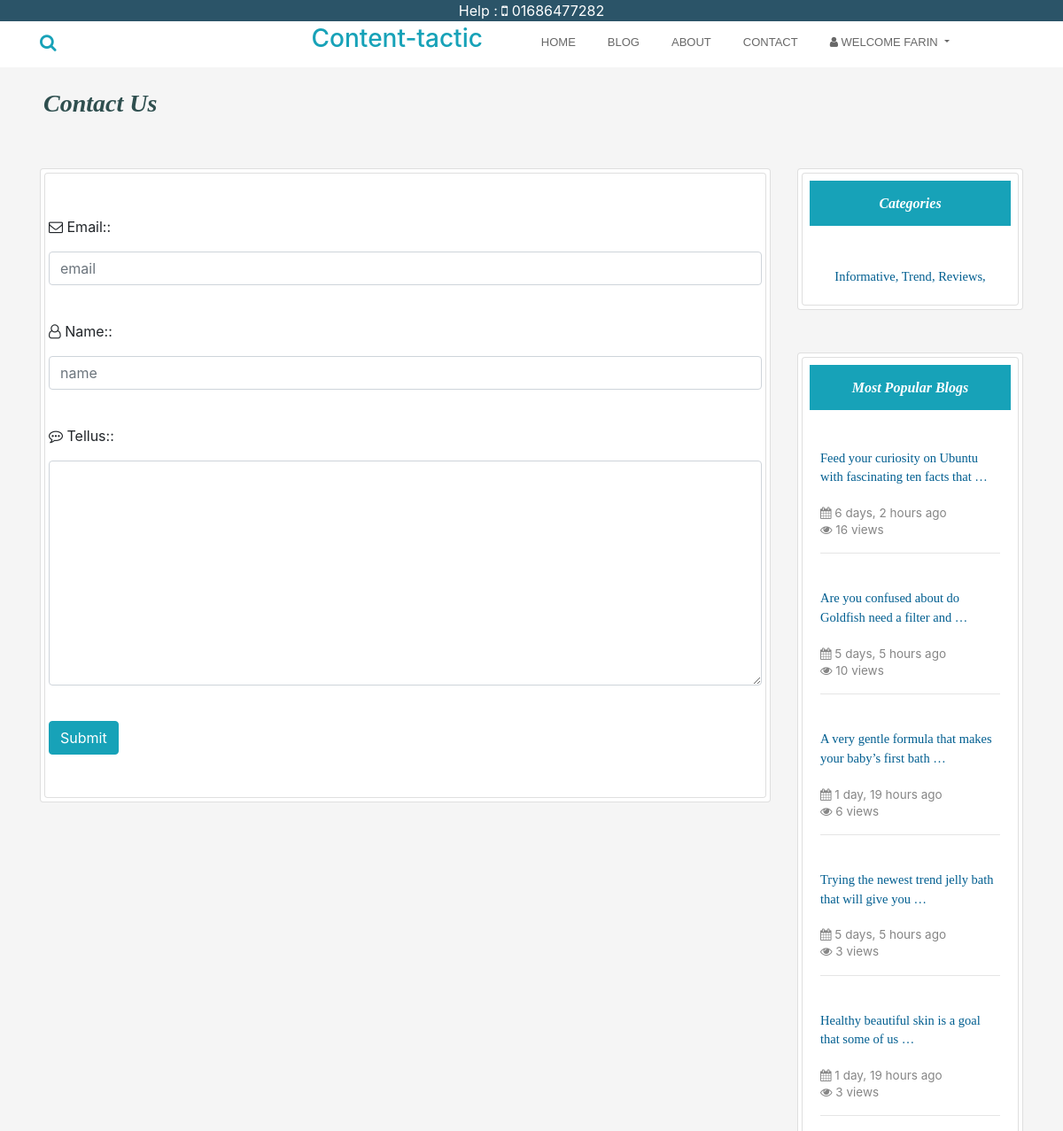
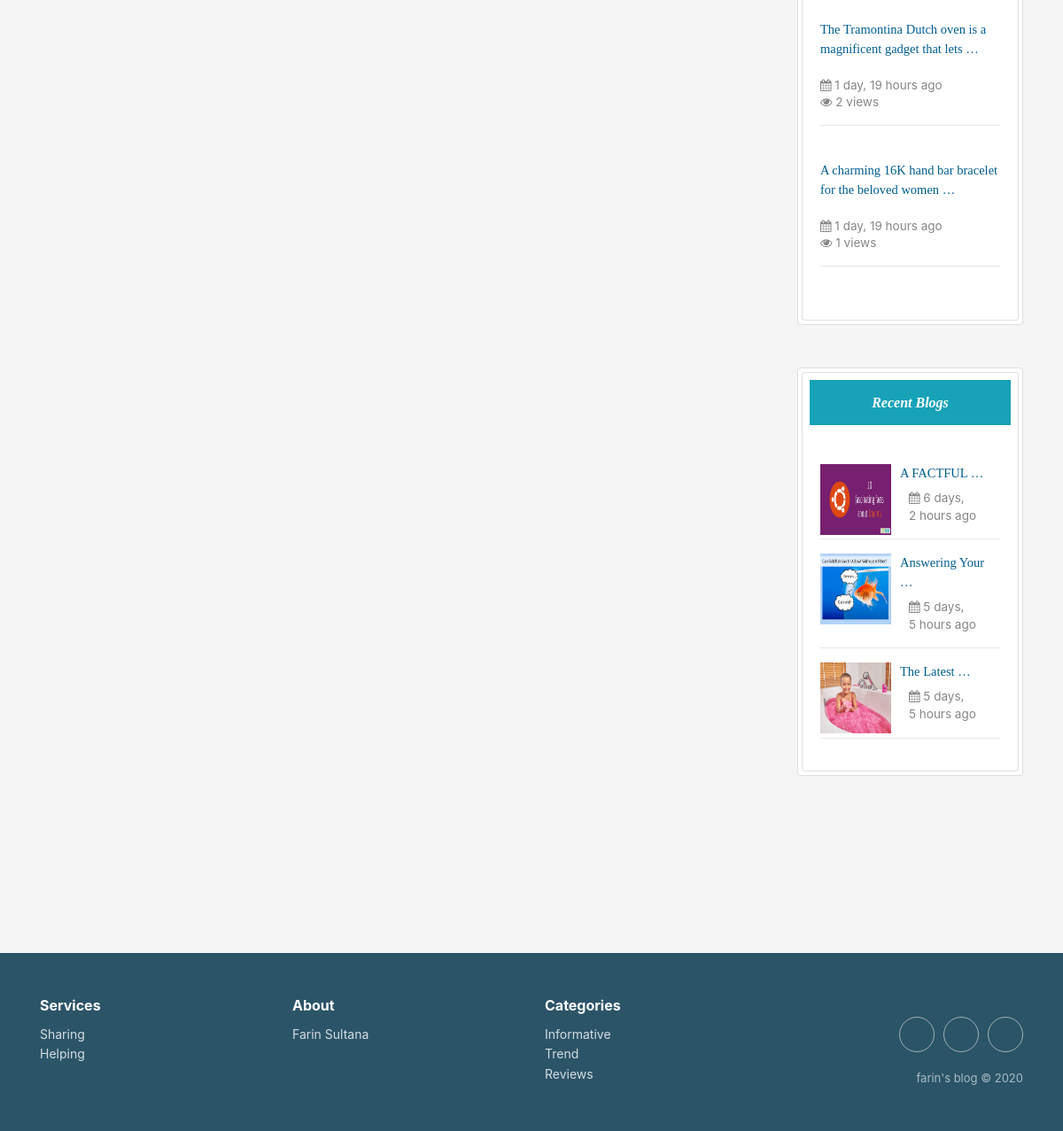
/contact/ (signed in), run on the app's committed database (2 pictures, top to bottom).
### user/models.py (models this page shows, shortened)
class Account(AbstractBaseUser):
	email 					= models.EmailField(verbose_name="email", max_length=60, unique=True)
	username 				= models.CharField(max_length=30, unique=True)
	date_joined				= models.DateTimeField(verbose_name='date joined', auto_now_add=True)
	last_login				= models.DateTimeField(verbose_name='last login', auto_now=True)
	is_admin				= models.BooleanField(default=False)
	is_active				= models.BooleanField(default=True)
	is_staff				= models.BooleanField(default=False)
	is_superuser			= models.BooleanField(default=False)
	USERNAME_FIELD = 'email'
	REQUIRED_FIELDS = ['username']
	objects = MyAccountManager()

### home/models.py (models this page shows, shortened)
class Category(models.Model):
    category = models.CharField(max_length=200, primary_key=True)

class Post(models.Model):
    category = models.ForeignKey(Category, on_delete=models.CASCADE)
    postAuthor = models.CharField(max_length=200)
    postId = models.AutoField(primary_key=True, auto_created=True)
    postTitle = models.CharField(max_length=200)
    postTimeDate = models.DateTimeField(auto_now_add=True, auto_now=False, blank=True)
    postDescriptions = models.TextField()
    postBody = RichTextField(blank=True, null=True)
    postImage = models.ImageField(blank=True, null=True)
    views = models.IntegerField(default=0)
    def get_photo_url(self):
        if self.postImage and hasattr(self.postImage, 'url'):
            return self.postImage.url
        else:
            return "/static/no.png"

### home/views.py (the view)
# urls.py: path('contact/', views.contactUs, name='contact'),
def contactUs(request):
    context = {}
    populer = Post.objects.all().order_by('-views')[0:10]
    if request.POST:
        form = Contact(request.POST)
        if form.is_valid():
            form.save()
            messages.success(request, "Your message was added successfully.Thanks to you")
            context = {'form': form, 'RecentPost': Post.objects.all()[0:3],
                       'Categories': Category.objects.all(),
                       'Populer': populer,}
            return render(request, 'contact.html', context)
        else:
            messages.error(request, "Please fill the form correctly")
            context = {'form': form, 'RecentPost': Post.objects.all()[0:3],
                       'Categories': Category.objects.all(),
                       'Populer': populer,}
            return render(request, 'contact.html', context)
    else:  # GET request
        form = Contact()
        context = {'form': form, 'RecentPost': Post.objects.all()[0:3],
            'Categories': Category.objects.all(),
            'Populer': populer,}
    return render(request, 'contact.html', context)

### home/forms.py
class Contact(forms.ModelForm):
    Email = forms.EmailField(widget=forms.TextInput(
        attrs = {
            'class': 'form-control',
            'placeholder' : 'email'
        }
    ))
    Name = forms.CharField(widget=forms.TextInput(
        attrs={
            'class': 'form-control',
            'placeholder': 'name'
        }
    ))
    TellUs = forms.CharField( widget=forms.Textarea(
        attrs={
            'class': 'form-control',
        }
    ))
    class Meta:
        model = Contact
        fields = ("Email", "Name", "TellUs")

### templates/contact.html (shortened to what this page needs)
{% extends 'base.html' %}
{% load static %}
{% load humanize %}
 {% block body %}
<div class="container">
<div class="row ml-1 mb-1">
  <h3 class="mb-5 mt-4"  id="heading">Contact Us</h3>
</div>
<div class="row">
 <div class="col-sm-9 mb-5">
<div class="card p-1">
     <div class="card pl-1  pr-1  pt-5 pb-5">
           <form action="{% url 'contact' %}" method="post">
  <label><i class="fa fa-envelope-o" aria-hidden="true"></i> {{ form.Email.label_tag }}:</label>
    <p>{{form.Email}}</p><br>
    <label><i class="fa fa-user-o" aria-hidden="true"></i> {{ form.Name.label_tag }}:</label>
    <p>{{form.Name}}</p><br>
    <label><i class="fa fa-commenting-o" aria-hidden="true"></i> {{ form.TellUs.label_tag }}:</label>
    <p>{{form.TellUs}}</p><br>
        <button type="submit" class="btn btn-info">Submit</button>
</form>
     </div>
 </div>
</div>
        <div class="col-sm-3 " >
             <div class="card p-1">
             <div class="card promoting-card">
<h6 class="bg-info m-2 p-3 text-center" id="headings">Categories</h6>
  <div class="card-body">
                        <div class="mt-3 text-center">
                             {% for cat in Categories%}
                      <a class="text-style" href="{% url 'categories' cat.category %}"> {{cat.category}},  </a>
                             {% endfor %}
                        </div>
                    </div>
  </div>
</div>
   <div class="card p-1 mt-5">
<div class="card promoting-card">
<h6 class="bg-info m-2  p-3 text-center" id="headings">Most Popular Blogs</h6>
 <div class="card-body">
                        <div class="mt-3">
                             {% for post in Populer%}
                            <a href="{% url 'readMore' post.postId %}">
                                <p    class="text-style">
                                    {{ post.postDescriptions | truncatewords:10 }}
                                </p>
                            </a>
                            <span class="description"><i class="fa fa-calendar" aria-hidden="true"></i> {{ post.postTimeDate | naturaltime }}</span>
                            <p class="description"><i class="fa fa-eye" aria-hidden="true"></i> {{ post.views }} views</p>
<hr>
                            <br>
                             {% endfor %}
                        </div>
                    </div>
</div>
</div>
<div class="card p-1 mt-5">
<div class="card promoting-card">
<h6 class="bg-info m-2  p-3 text-center" id="headings">Recent Blogs</h6>
 <div class="card-body">
                        <div class="mt-3">
                             {% for post in RecentPost%}
                            <img style="float:left;" class="d-inline-block" src="{{ post.get_photo_url }}" height=80;
                                width=80; alt="abc">
                            <a href="{% url 'readMore' post.postId %}">
                                <p  style="margin-left:90px;" class="text-style">
                                    {{ post.postTitle |truncatewords:2 }}
                                </p>
                            </a>
                            <p style="margin-left:100px; margin-top:-10px;" class="description"><i class="fa fa-calendar" aria-hidden="true"></i> {{ post.postTimeDate | naturaltime }}</p>
                            <hr>
                             {% endfor %}
                        </div>
                    </div>
</div>
</div>
</div>
</div>
</div>
{% endblock body %}

### templates/base.html (shortened to what this page needs)
{% load static %}
<!DOCTYPE html>
<html lang="en">
<head>
  <link rel="stylesheet" href="https://maxcdn.bootstrapcdn.com/bootstrap/4.5.0/css/bootstrap.min.css">
 <link rel="stylesheet" href="https://cdnjs.cloudflare.com/ajax/libs/font-awesome/4.7.0/css/font-awesome.min.css">
  <link rel="stylesheet" href="{% static 'css/style.css' %} ">
  <link rel="stylesheet" href="https://cdnjs.cloudflare.com/ajax/libs/twitter-bootstrap/4.4.1/css/bootstrap.min.css">
  <link rel="stylesheet" href="https://cdnjs.cloudflare.com/ajax/libs/font-awesome/4.7.0/css/font-awesome.min.css">
  <link rel="stylesheet" href="https://cdnjs.cloudflare.com/ajax/libs/ionicons/2.0.1/css/ionicons.min.css">
  <link rel="stylesheet" href="https://cdnjs.cloudflare.com/ajax/libs/Swiper/3.3.1/css/swiper.min.css">
</head>
<body style="background-color:#F5F5F5">
<div style="background-color:#2b5468; color:#fff;" class="text-center">
<p class="mb-0 mt-0">Help : <i class="fa fa-mobile " aria-hidden="true"></i> 01686477282</p>
</div>
    <nav class="navbar sticky-top navbar-light navbar-expand-md navigation-clean-search pb-1 pt-0" style="font-size: 13;">
        <div class="container "><a class="navbar-brand text-info" href="#"><form class="form-inline mr-auto" method="get" action="{% url 'search' %}" target="_self">
                    <div class="form-group"><label for="search-field"><i class="fa fa-search text-info"></i></label><input class="form-control search-field" type="search" id="search-field" name="search">
                    </div>
                </form></a>
                <a style="text-decoration: none;" href="{% url 'home' %}"><h3 class="text-info ml-0">Content-tactic</h3></a>
            <div class="collapse navbar-collapse"
                id="navcol-1">
                <ul class="nav navbar-nav ml-lg-5">
                    <li class="nav-item" role="presentation"><a class="nav-link" href="{% url 'home' %}">Home</a></li>
                    <li class="nav-item" role="presentation" style="font-size: 13;"><a class="nav-link" href="{% url 'blog' %}" style="font-size: 13;">Blog</a></li>
                    <li class="nav-item" role="presentation"><a class="nav-link" href="{% url 'aboutMe' %}">About</a></li>
					<li class="nav-item" role="presentation"><a class="nav-link" href="{% url 'contact' %}">Contact</a></li>
         {% if user.is_authenticated %}
                        <li class="nav-item dropdown  ">
                        <a class="nav-link dropdown-toggle" href="#" id="navbarDropdown" role="button"
                            data-toggle="dropdown" aria-haspopup="true" aria-expanded="false">
                           <i class="fa fa-user" aria-hidden="true"></i> welcome {{request.user.username}}
                        </a>
                    </li>
      {% endif %}
                </ul>
                </div>
        </div>
    </nav>
     {% block body %}
     {% endblock body %}
 <div class="footer-clean" style="background-color:#2b5468; color:#fff;">
        <footer>
            <div class="container">
                <div class="row justify-content-center">
                    <div class="col-sm-4 col-md-3 item">
                        <h3>Services</h3>
                        <ul>
                            <li><a href="#">Sharing</a></li>
                            <li><a href="#">Helping</a></li>
                        </ul>
                    </div>
                    <div class="col-sm-4 col-md-3 item">
                        <h3>About</h3>
                        <ul>
                            <li><a href="{% url 'aboutMe' %}">Farin Sultana</a></li>
                        </ul>
                    </div>
                    <div class="col-sm-4 col-md-3 item">
                        <h3>Categories</h3>
                        <ul>
                            {% for cat in  Categories %}
                            <li><a href="{% url 'categories' cat.category %}">{{cat.category}}</a></li>
                            {% endfor %}
                        </ul>
                    </div>
                    <div class="col-lg-3 item social"><a href="https://www.facebook.com/imayanchy/"></a><a href="mailto:aaziz9642@gmail.com"></a><a href="https://www.linkedin.com/in/azizur-rahman-720636165"></a>
                        <p class="copyright">farin's blog © 2020</p>
                    </div>
                </div>
            </div>
        </footer>
    </div>
</body>
</html>

### static/css/style.css (style rules this page uses)
#heading { font-family:bitter,georgia,"times new roman",times,serif; font-weight:bold; color:#2F4F4F; font-style: italic }
#headings { font-family:bitter,georgia,"times new roman",times,serif; font-weight:bold; color:#ffffff; font-style: italic }
.description { color:#868686; font-size: 13.5px; margin-top:-2px; }
.text-style { font-family:bitter,georgia,"times new roman",times,serif; color:#005E90; font-size: 14.5px; }
.features-boxed .features,.footer-clean { padding:50px 0 }
.footer-clean { background-color:#fff;color:#4b4c4d }
.footer-clean h3 { margin-top:0;margin-bottom:12px;font-weight:700;font-size:16px }
.footer-clean ul { padding:0;list-style:none;line-height:1.6;font-size:14px;margin-bottom:0 }
.footer-clean ul a { color:inherit;text-decoration:none;opacity:.8 }
.footer-clean .item.social { text-align:right }
.footer-clean .item.social>a { font-size:24px;width:40px;height:40px;line-height:40px;display:inline-block;text-align:center;border-radius:50%;border:1px solid #ccc;margin-left:10px;margin-top:22px;color:inherit;opacity:.75 }
.footer-clean .copyright { margin-top:14px;margin-bottom:0;font-size:13px;opacity:.6 }
.navigation-clean-search { background:#fff;padding-top:.75rem;padding-bottom:.75rem;color:#333;border-radius:0;box-shadow:none;border:none;margin-bottom:0 }
@media (min-width:768px) { .navigation-clean-search { padding-top:1rem;padding-bottom:1rem } }
.navigation-clean-search .navbar-brand { font-weight:700;color:inherit }
.navigation-clean-search .form-inline,.navigation-clean-search .navbar-collapse { border-top-color:#ddd }
.navigation-clean-search.navbar .navbar-nav .nav-link { padding-left:18px;padding-right:18px }
.navigation-clean-search.navbar-light .navbar-nav .nav-link { color:#465765 }
.navigation-clean-search .form-inline label { color:#ccc }
.navigation-clean-search .form-inline .search-field { background:0 0;border:none;border-bottom:1px solid transparent;border-radius:0;box-shadow:none;color:inherit;transition:border-bottom-color .3s }

### templates/base.html (style rules this page uses)
.navbar .nav-link { font-size: 13px !important; font-family: "Gotham SSm",Helvetica,Arial,sans-serif !important; line-height: 1.42857 !important; color: #686868 !important; text-transform: uppercase; text-align: left; text-size-adjust: 100%; }

### data on the page
Account: user.username "FARIN"
Category: category "Informative"
Category: category "Trend"
Category: category "Reviews"
Post: postDescriptions "Feed your curiosity on Ubuntu with fascinating ten facts that …", postTimeDate "6 days, 2 hours ago", views "16", get_photo_url (picture), postTitle "A FACTFUL …"
Post: postDescriptions "Are you confused about do Goldfish need a filter and …", postTimeDate "5 days, 5 hours ago", views "10", get_photo_url (picture), postTitle "Answering Your …"
Post: postDescriptions "A very gentle formula that makes your baby’s first bath …", postTimeDate "1 day, 19 hours ago", views "6"
Post: postDescriptions "Trying the newest trend jelly bath that will give you …", postTimeDate "5 days, 5 hours ago", views "3", get_photo_url (picture), postTitle "The Latest …"
Post: postDescriptions "Healthy beautiful skin is a goal that some of us …", postTimeDate "1 day, 19 hours ago", views "3"
Post: postDescriptions "The Tramontina Dutch oven is a magnificent gadget that lets …", postTimeDate "1 day, 19 hours ago", views "2"
Post: postDescriptions "A charming 16K hand bar bracelet for the beloved women …", postTimeDate "1 day, 19 hours ago", views "1"
